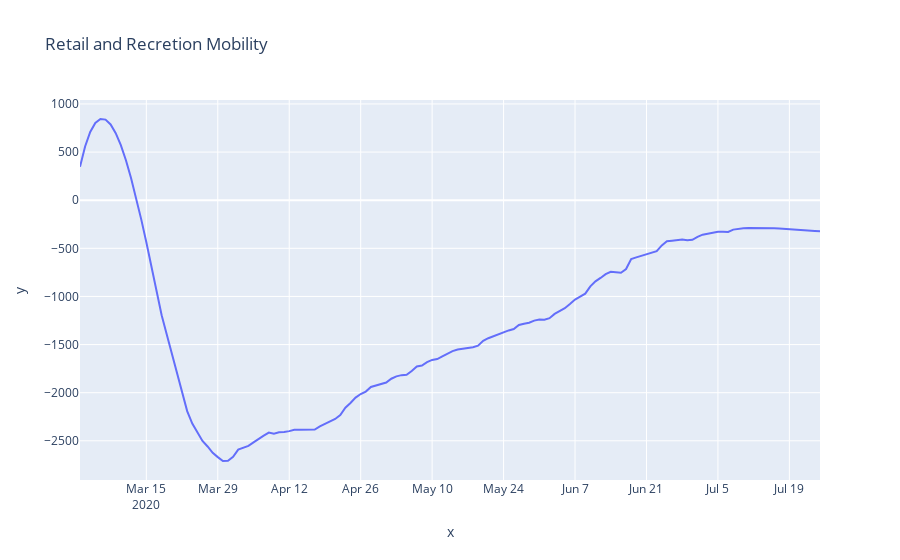

Write notebook code for a chart like this one.
### Code cell
df_no_na = df[df['retail_and_recreation'].notna()]
df_no_na = df_no_na.groupby('date')['retail_and_recreation'].sum().to_frame().reset_index()

fig = px.line(x=df_no_na['date'],
              y=savgol_filter(df_no_na['retail_and_recreation'],33,3),
              title='Retail and Recretion Mobility')
fig.show()

### Figure 1 — Plotly figure (JSON) as saved in the notebook; plotly's stock layout.template omitted (floating-point values rounded to 4 significant figures; data arrays with more than 128 entries replaced by an {"elided": "..."} marker saying what was removed)
{"data": [{"hoverlabel": {"namelength": 0}, "hovertemplate": "x=%{x}<br>y=%{y}", "legendgroup": "", "line": {"color": "#636efa", "dash": "solid"}, "mode": "lines", "name": "", "showlegend": false, "type": "scatter", "x": {"elided": "146 str values"}, "xaxis": "x", "y": {"elided": "146 float values"}, "yaxis": "y"}], "layout": {"legend": {"tracegroupgap": 0}, "title": {"text": "Retail and Recretion Mobility"}, "xaxis": {"anchor": "y", "domain": [0, 1], "title": {"text": "x"}}, "yaxis": {"anchor": "x", "domain": [0, 1], "title": {"text": "y"}}}}
